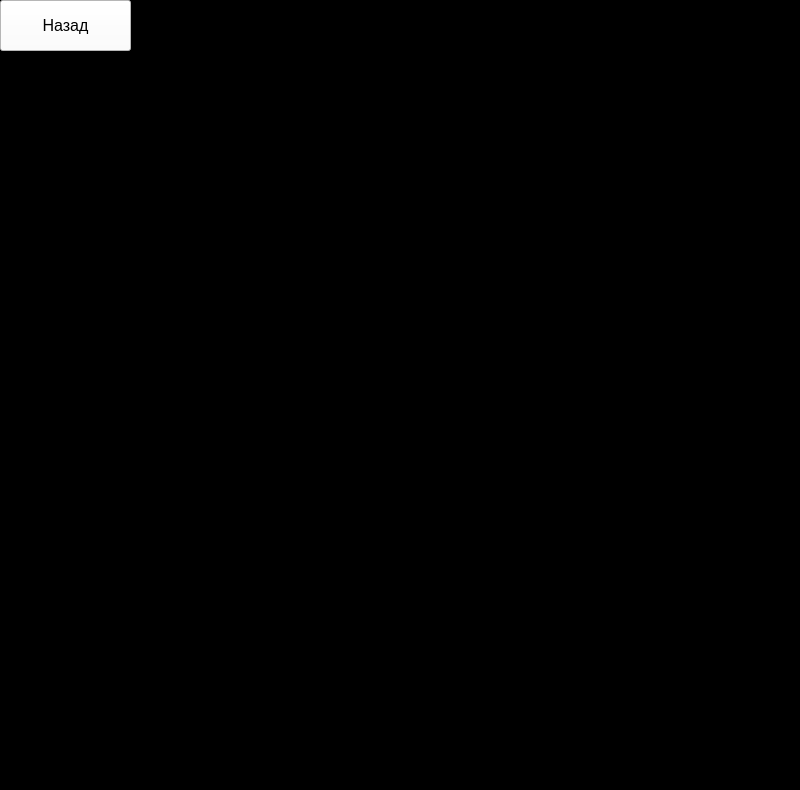
<?xml version="1.0" encoding="UTF-8"?>
<ui version="4.0">
 <class>MainWindow</class>
 <widget class="QMainWindow" name="MainWindow">
  <property name="geometry">
   <rect>
    <x>0</x>
    <y>0</y>
    <width>800</width>
    <height>790</height>
   </rect>
  </property>
  <property name="windowTitle">
   <string>MainWindow</string>
  </property>
  <property name="styleSheet">
   <string notr="true">background-color: rgb(0, 0, 0);</string>
  </property>
  <widget class="QWidget" name="centralwidget">
   <widget class="QLabel" name="label">
    <property name="geometry">
     <rect>
      <x>80</x>
      <y>80</y>
      <width>491</width>
      <height>641</height>
     </rect>
    </property>
    <property name="font">
     <font>
      <pointsize>18</pointsize>
     </font>
    </property>
    <property name="styleSheet">
     <string notr="true">background-color: qlineargradient(spread:pad, x1:0, y1:0, x2:1, y2:0, stop:0 rgba(0, 0, 0, 0), stop:1 rgba(255, 255, 255, 0));
color: rgb(255, 255, 255);</string>
    </property>
    <property name="text">
     <string/>
    </property>
   </widget>
   <widget class="QPushButton" name="back_3">
    <property name="geometry">
     <rect>
      <x>0</x>
      <y>0</y>
      <width>131</width>
      <height>51</height>
     </rect>
    </property>
    <property name="font">
     <font>
      <pointsize>12</pointsize>
     </font>
    </property>
    <property name="styleSheet">
     <string notr="true">background-color: rgb(255, 255, 255);</string>
    </property>
    <property name="text">
     <string>Назад</string>
    </property>
   </widget>
  </widget>
  <widget class="QMenuBar" name="menubar">
   <property name="geometry">
    <rect>
     <x>0</x>
     <y>0</y>
     <width>800</width>
     <height>21</height>
    </rect>
   </property>
  </widget>
  <widget class="QStatusBar" name="statusbar"/>
 </widget>
 <resources/>
 <connections/>
</ui>
